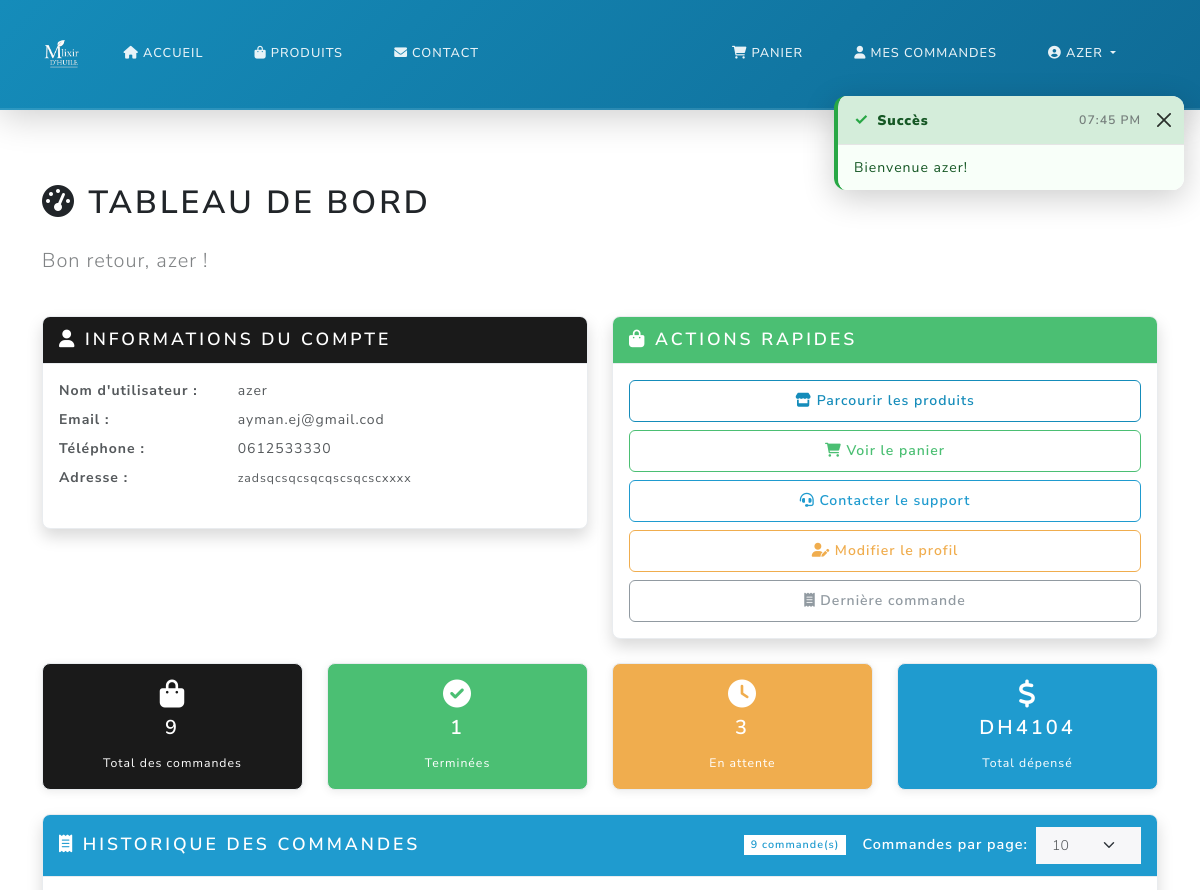
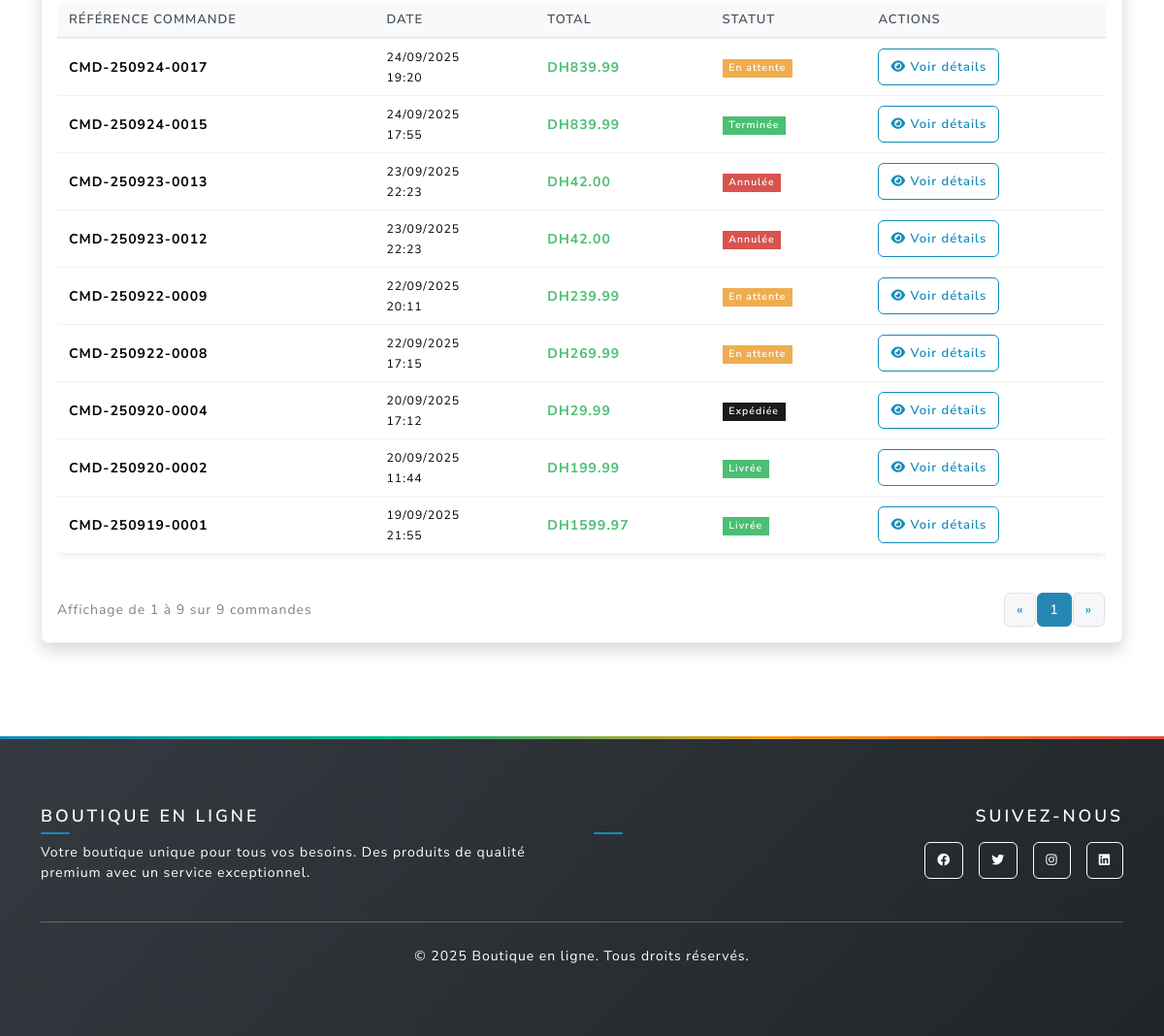
Before: /dashboard (signed in) with the older database file (2 pictures, top to bottom).
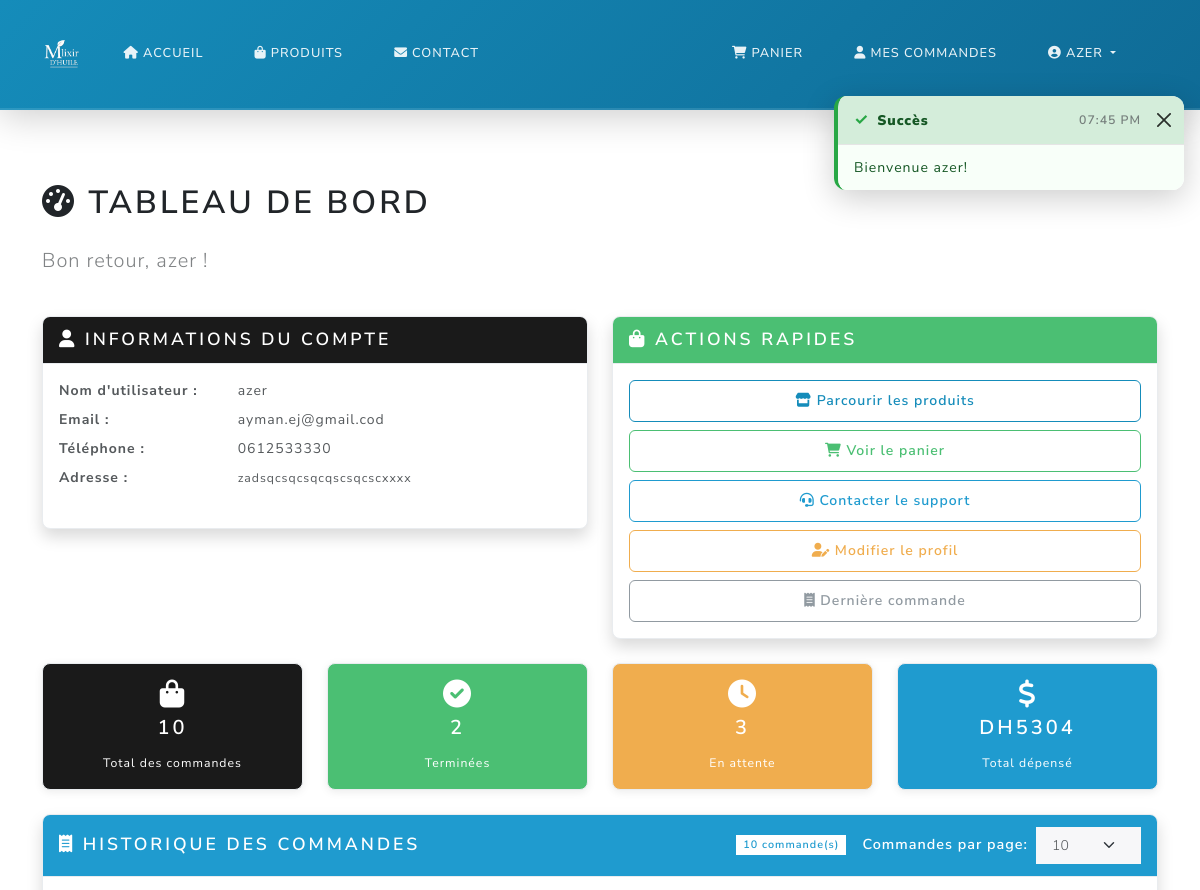
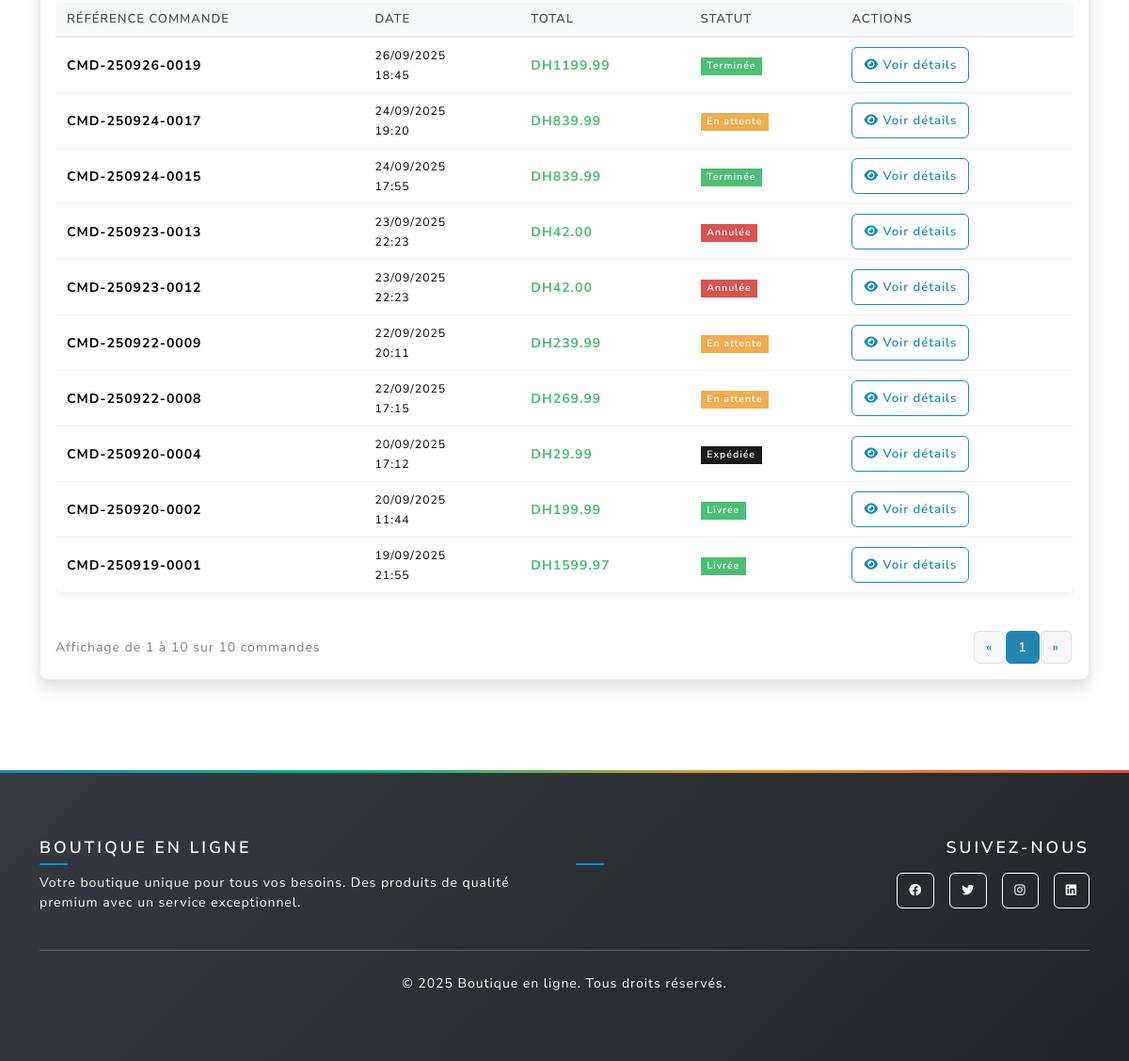
After: the same page with the newer database file (2 pictures, top to bottom).
### main.py (models this page shows, shortened)
class Order(db.Model):
    id = db.Column(db.Integer, primary_key=True)
    user_id = db.Column(db.Integer, db.ForeignKey('user.id'), nullable=False)
    total = db.Column(db.Float, nullable=False)
    status = db.Column(db.String(20), default='pending')
    created_at = db.Column(db.DateTime, default=db.func.current_timestamp())
    @property
    def title(self):
        if self.created_at:
            date_str = self.created_at.strftime('%y%m%d')
            return f"CMD-{date_str}-{str(self.id).zfill(4)}"
        return f"CMD-{str(self.id).zfill(4)}"

### main.py (the view)
@app.route('/dashboard')
@login_required
def dashboard():
    orders = Order.query.filter_by(user_id=current_user.id).order_by(Order.created_at.desc()).all()
    return render_template('dashboard.html', orders=orders)

### main.py (called while the page is built, shortened)
@login_manager.user_loader
def load_user(user_id):
    return User.query.get(int(user_id))

@app.context_processor
def inject_toast_messages():
    toast_message = session.pop('toast_message', None)
    toast_type = session.pop('toast_type', None)
    return {
        'toast_message': toast_message,
        'toast_type': toast_type or 'info'
    }

@app.context_processor
def inject_cart_count():
    if current_user.is_authenticated:
        try:
            from sqlalchemy import inspect
            inspector = inspect(db.engine)
            if 'cart' in inspector.get_table_names():
                cart_count = Cart.query.filter_by(user_id=current_user.id).count()
                cart_total_quantity = db.session.query(db.func.sum(Cart.quantity))\
                    .filter_by(user_id=current_user.id).scalar() or 0
                return {
                    'cart_count': cart_count,
                    'cart_total_quantity': int(cart_total_quantity)
                }
        except Exception:
            pass
    return {'cart_count': 0, 'cart_total_quantity': 0}

def get_shipping_settings():
    settings = ShippingSettings.query.first()
    return settings

### templates/dashboard.html (shortened to what the changed rows need)
{% extends "base.html" %}
{% block content %}
<div class="container py-4">
  <div class="row">
    <div class="col-12">
      <h1 class="mb-4"><i class="fas fa-tachometer-alt"></i> Tableau de bord</h1>
    </div>
  </div>
  <div class="row mb-4">
    <div class="col-md-3">
      <div class="card bg-primary text-white">
        <div class="card-body text-center">
          <i class="fas fa-shopping-bag fa-2x mb-2"></i>
          <h4>{{ orders|length }}</h4>
          <small>Total des commandes</small>
        </div>
      </div>
    </div>
    <div class="col-md-3">
      <div class="card bg-success text-white">
        <div class="card-body text-center">
          <i class="fas fa-check-circle fa-2x mb-2"></i>
          <h4>{{ orders|selectattr('status', 'equalto', 'completed')|list|length }}</h4>
          <small>Terminées</small>
        </div>
      </div>
    </div>
    <div class="col-md-3">
      <div class="card bg-info text-white">
        <div class="card-body text-center">
          <i class="fas fa-dollar-sign fa-2x mb-2"></i>
          <h4>DH{{ "%.0f"|format(orders|sum(attribute='total')) }}</h4>
          <small>Total dépensé</small>
        </div>
      </div>
    </div>
  </div>
  <div class="row">
    <div class="col-12">
      <div class="card shadow">
        <div class="card-header bg-info text-white d-flex justify-content-between align-items-center">
          <div class="d-flex align-items-center gap-3">
            <span class="badge bg-white text-info">{{ orders|length }} commande(s)</span>
            {% if orders %}
            <div class="d-flex align-items-center">
              <label for="ordersPerPage" class="me-2 mb-0">Commandes par page:</label>
              <select id="ordersPerPage" class="form-select form-select-sm" style="width: auto;">
              </select>
            </div>
            {% endif %}
          </div>
        </div>
        <div class="card-body">
          {% if orders %}
          <div class="table-responsive">
            <table class="table table-hover">
              <thead>
                <tr>
                  <th>Référence Commande</th>
                  <th>Date</th>
                  <th>Total</th>
                  <th>Statut</th>
                  <th>Actions</th>
                </tr>
              </thead>
              <tbody id="ordersTableBody">
                {% for order in orders %}
                <tr class="order-row" data-order-id="{{ order.id }}">
                  <td>
                    <strong>
                      {% if order.title %}
                        {{ order.title }}
                      {% else %}
                        CMD-{{ order.created_at.strftime('%y%m%d') if order.created_at else '000000' }}-{{ ('%04d'|format(order.id)) }}
                      {% endif %}
                    </strong>
                  </td>
                  <td>
                    <small>
                      {{ order.created_at.strftime('%d/%m/%Y') if order.created_at else 'N/A' }}<br>
                      {{ order.created_at.strftime('%H:%M') if order.created_at else '' }}
                    </small>
                  </td>
                  <td><strong class="text-success">DH{{ "%.2f"|format(order.total) }}</strong></td>
                  <td>
                    {% if order.status == 'pending' %}
                      <span class="badge bg-warning">En attente</span>
                    {% elif order.status == 'processing' %}
                      <span class="badge bg-info">En cours</span>
                    {% elif order.status == 'shipped' %}
                      <span class="badge bg-primary">Expédiée</span>
                    {% elif order.status == 'delivered' %}
                      <span class="badge bg-success">Livrée</span>
                    {% elif order.status == 'completed' %}
                      <span class="badge bg-success">Terminée</span>
                    {% elif order.status == 'cancelled' %}
                      <span class="badge bg-danger">Annulée</span>
                    {% else %}
                      <span class="badge bg-secondary">{{ order.status.title() }}</span>
                    {% endif %}
                  </td>
                  <td>
                    <a href="{{ url_for('order_detail', order_id=order.id) }}"
                       class="btn btn-sm btn-outline-primary">
                      <i class="fas fa-eye"></i> Voir détails
                    </a>
                  </td>
                </tr>
                {% endfor %}
              </tbody>
            </table>
          </div>
          <div class="d-flex justify-content-between align-items-center mt-4">
            <div id="ordersPaginationInfo" class="text-muted">
            </div>
            <nav aria-label="Orders pagination">
              <ul id="ordersPaginationControls" class="pagination pagination-sm mb-0">
              </ul>
            </nav>
          </div>
          {% endif %}
        </div>
      </div>
    </div>
  </div>
</div>
{% endblock %}

Changed rows visible on the page:
added Order: title "CMD-250926-0019", created_at "26/09/2025", created_at "18:45", total "1199.99", status "Terminée"
Other visible differences:
{{ orders|length }}: "9" → "10"
{{ orders|selectattr('status', 'equalto', 'completed')|list|length }}: "1" → "2"
{{ "%.0f"|format(orders|sum(attribute='total')) }}: "4104" → "5304"
text written by a page script: "Affichage de 1 à 9 sur 9 commandes" → "Affichage de 1 à 10 sur 10 commandes"
